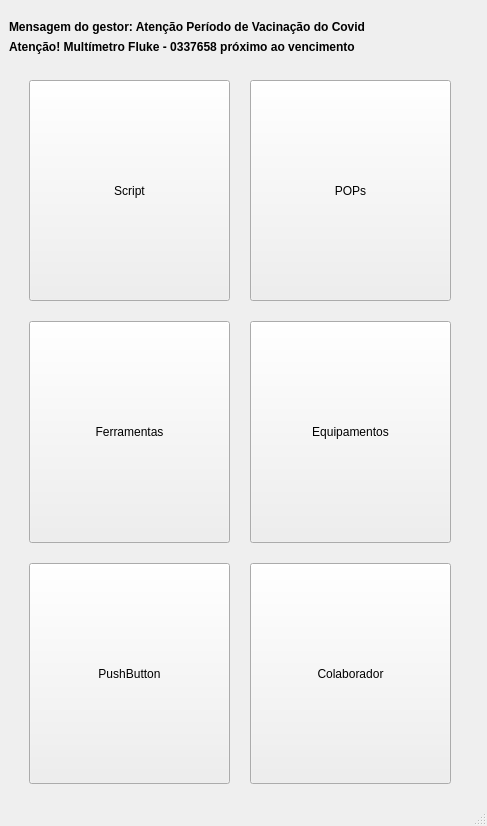
<?xml version="1.0" encoding="UTF-8"?>
<ui version="4.0">
 <class>MainWindow</class>
 <widget class="QMainWindow" name="MainWindow">
  <property name="geometry">
   <rect>
    <x>0</x>
    <y>0</y>
    <width>487</width>
    <height>826</height>
   </rect>
  </property>
  <property name="windowTitle">
   <string>MainWindow</string>
  </property>
  <widget class="QWidget" name="centralwidget">
   <property name="maximumSize">
    <size>
     <width>480</width>
     <height>16777215</height>
    </size>
   </property>
   <layout class="QVBoxLayout" name="verticalLayout">
    <property name="topMargin">
     <number>20</number>
    </property>
    <property name="bottomMargin">
     <number>0</number>
    </property>
    <item>
     <widget class="QLabel" name="label_2">
      <property name="font">
       <font>
        <weight>75</weight>
        <bold>true</bold>
       </font>
      </property>
      <property name="text">
       <string>Mensagem do gestor: Atenção Período de Vacinação do Covid </string>
      </property>
     </widget>
    </item>
    <item>
     <widget class="QLabel" name="label">
      <property name="sizePolicy">
       <sizepolicy hsizetype="Preferred" vsizetype="Fixed">
        <horstretch>0</horstretch>
        <verstretch>2</verstretch>
       </sizepolicy>
      </property>
      <property name="font">
       <font>
        <weight>75</weight>
        <bold>true</bold>
       </font>
      </property>
      <property name="text">
       <string>Atenção! Multímetro Fluke - 0337658 próximo ao vencimento</string>
      </property>
     </widget>
    </item>
    <item>
     <layout class="QGridLayout" name="gridLayout">
      <property name="leftMargin">
       <number>20</number>
      </property>
      <property name="topMargin">
       <number>20</number>
      </property>
      <property name="rightMargin">
       <number>20</number>
      </property>
      <property name="bottomMargin">
       <number>20</number>
      </property>
      <property name="spacing">
       <number>20</number>
      </property>
      <item row="0" column="0">
       <widget class="QPushButton" name="scriptPB">
        <property name="sizePolicy">
         <sizepolicy hsizetype="Minimum" vsizetype="Expanding">
          <horstretch>0</horstretch>
          <verstretch>2</verstretch>
         </sizepolicy>
        </property>
        <property name="text">
         <string>Script</string>
        </property>
       </widget>
      </item>
      <item row="0" column="1">
       <widget class="QPushButton" name="pushButton_5">
        <property name="sizePolicy">
         <sizepolicy hsizetype="Minimum" vsizetype="Expanding">
          <horstretch>0</horstretch>
          <verstretch>2</verstretch>
         </sizepolicy>
        </property>
        <property name="text">
         <string>POPs</string>
        </property>
       </widget>
      </item>
      <item row="1" column="0">
       <widget class="QPushButton" name="pushButton_3">
        <property name="sizePolicy">
         <sizepolicy hsizetype="Minimum" vsizetype="Expanding">
          <horstretch>0</horstretch>
          <verstretch>2</verstretch>
         </sizepolicy>
        </property>
        <property name="text">
         <string>Ferramentas</string>
        </property>
       </widget>
      </item>
      <item row="1" column="1">
       <widget class="QPushButton" name="pushButton_4">
        <property name="sizePolicy">
         <sizepolicy hsizetype="Minimum" vsizetype="Expanding">
          <horstretch>0</horstretch>
          <verstretch>2</verstretch>
         </sizepolicy>
        </property>
        <property name="text">
         <string>Equipamentos</string>
        </property>
       </widget>
      </item>
      <item row="2" column="0">
       <widget class="QPushButton" name="pushButton_6">
        <property name="sizePolicy">
         <sizepolicy hsizetype="Minimum" vsizetype="Expanding">
          <horstretch>0</horstretch>
          <verstretch>2</verstretch>
         </sizepolicy>
        </property>
        <property name="text">
         <string>PushButton</string>
        </property>
       </widget>
      </item>
      <item row="2" column="1">
       <widget class="QPushButton" name="pushButton_2">
        <property name="sizePolicy">
         <sizepolicy hsizetype="Minimum" vsizetype="Expanding">
          <horstretch>0</horstretch>
          <verstretch>2</verstretch>
         </sizepolicy>
        </property>
        <property name="text">
         <string>Colaborador</string>
        </property>
       </widget>
      </item>
     </layout>
    </item>
   </layout>
  </widget>
  <widget class="QStatusBar" name="statusbar"/>
 </widget>
 <resources/>
 <connections/>
</ui>
